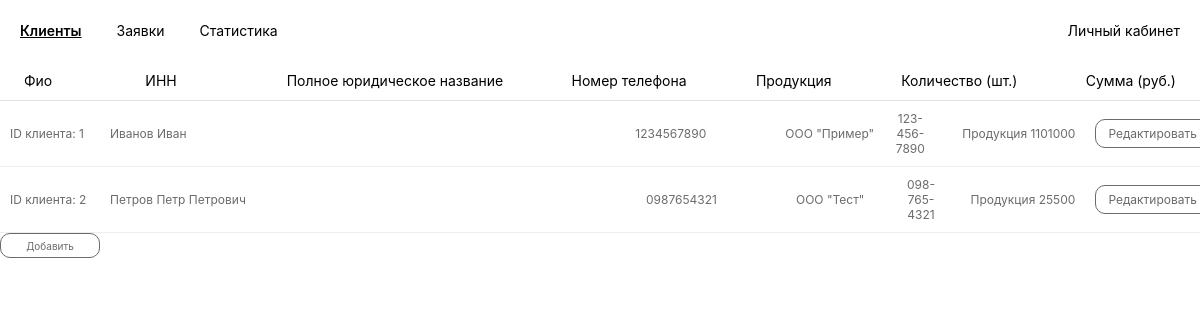
The app's page /clients with its own data.
### tables this page shows
CREATE TABLE clients (
    id INTEGER PRIMARY KEY AUTOINCREMENT,
    fio VARCHAR(255),
    inn VARCHAR(20),
    company_name VARCHAR(255),
    phone VARCHAR(20),
    product VARCHAR(255),
    quantity INT,
    total_amount DECIMAL(10, 2)
);

### main.py (the view)
@app.route('/clients', methods=['GET'])
def get_clients():
    conn = sqlite3.connect('database.db')
    cursor = conn.cursor()
    cursor.execute('SELECT id, fio, inn, company_name, phone, product, quantity, total_amount FROM clients')
    clients = cursor.fetchall()
    conn.close()
    return render_template('clients.html', clients=clients)

### templates/clients.html (shortened to what this page needs)
<!DOCTYPE html>
<html lang="en">
<head>
</head>
<body>
    <header class="header">
        <nav class="nav-links">
            <a href="#" class="nav-link active">Клиенты</a>
            <a href="#" class="nav-link">Заявки</a>
            <a href="#" class="nav-link">Статистика</a>
        </nav>
        <a href="#" class="profile-link">Личный кабинет</a>
    </header>
    <div class="table-header">
        <div class="header-cell fio">Фио</div>
        <div class="header-cell inn">ИНН</div>
        <div class="header-cell company-name">Полное юридическое название</div>
        <div class="header-cell phone">Номер телефона</div>
        <div class="header-cell product">Продукция</div>
        <div class="header-cell quantity">Количество (шт.)</div>
        <div class="header-cell amount">Сумма (руб.)</div>
    </div>
    {% for client in clients %}
        <div class="table-row">
            <div>ID клиента: {{ client[0] }}</div>
            <div>{{ client[1] }}</div>
            <div>{{ client[2] }}</div>
            <div>{{ client[3] }}</div>
            <div>{{ client[4] }}</div>
            <div>{{ client[5] }}</div>
            <div>{{ client[6] }}</div>
            <div>{{ client[7] }}</div>
            <div class="edit-button" onclick="openEditModal('{{ client[1] }}', '{{ client[2] }}', '{{ client[3] }}', '{{ client[4] }}', '{{ client[5] }}', '{{ client[6] }}', '{{ client[7] }}', '{{client[0]}}')">Редактировать</div>
        </div>
    {% endfor %}
    <div class="add-button" onclick="openModal()">
        <span class="add-button-text">Добавить</span>
    </div>
</body>
</html>

### templates/clients.html (style rules this page uses)
body { font-family: Inter, sans-serif; margin: 0; padding: 0; box-sizing: border-box; }
.header { display: flex; justify-content: space-between; align-items: center; padding: 0 20px; height: 60px; min-width: 600px; }
.nav-links { display: flex; gap: 35px; }
.nav-link { font-size: 14px; text-decoration: none; color: #000000; cursor: pointer; }
.nav-link.active { font-weight: 600; text-decoration: underline; }
.profile-link { font-size: 14px; text-decoration: none; color: #000000; }
.table-header { display: flex; flex-direction: row; align-items: center; justify-content: space-between; min-height: 40px; background-color: #ffffff; border-bottom: 1px solid #e0e0e0; padding: 0 16px; overflow-x: auto; }
.header-cell { font-size: 14px; font-weight: 400; color: #000000; padding: 8px; white-space: nowrap; }
.fio { min-width: 53px; }
.inn { min-width: 73px; }
.company-name { min-width: 216px; }
.phone { min-width: 116px; }
.product { min-width: 77px; }
.quantity { min-width: 116px; }
.amount { min-width: 90px; }
.table-row { display: flex; align-items: center; padding: 10px; min-width: 1200px; border-bottom: 1px solid #eee; }
.table-row div { color: #6b6b6b; font-size: 12px; font-weight: 400; }
.table-row div:nth-child(2) { width: 100px; }
.table-row div:nth-child(3) { flex: 1; }
.table-row div:nth-child(4) { width: 150px; }
.table-row div:nth-child(5) { width: 100px; }
.table-row div:nth-child(6) { width: 50px; text-align: center; }
.table-row div:nth-child(7) { width: 100px; text-align: right; }
.edit-button { margin-left: 20px; padding: 6px 12px; border: 0.5px solid #6b6b6b; border-radius: 10px; background: transparent; color: #6b6b6b; font-size: 10px; cursor: pointer; transition: all 0.3s ease; }
.add-button { display: flex; align-items: center; justify-content: center; width: 100px; height: 25px; border: 0.5px solid #6b6b6b; border-radius: 10px; cursor: pointer; min-width: fit-content; background: transparent; transition: all 0.3s ease; box-sizing: border-box; }
.add-button-text { font-weight: 400; font-size: 10px; color: #6b6b6b; text-align: center; margin: 0; padding: 0; }

### records on screen
clients: id "1", fio "Иванов Иван", inn "1234567890", company_name "ООО \"Пример\"", phone "123-456-7890", product "Продукция 1", quantity "10", total_amount "1000"
clients: id "2", fio "Петров Петр Петрович", inn "0987654321", company_name "ООО \"Тест\"", phone "098-765-4321", product "Продукция 2", quantity "5", total_amount "500"
